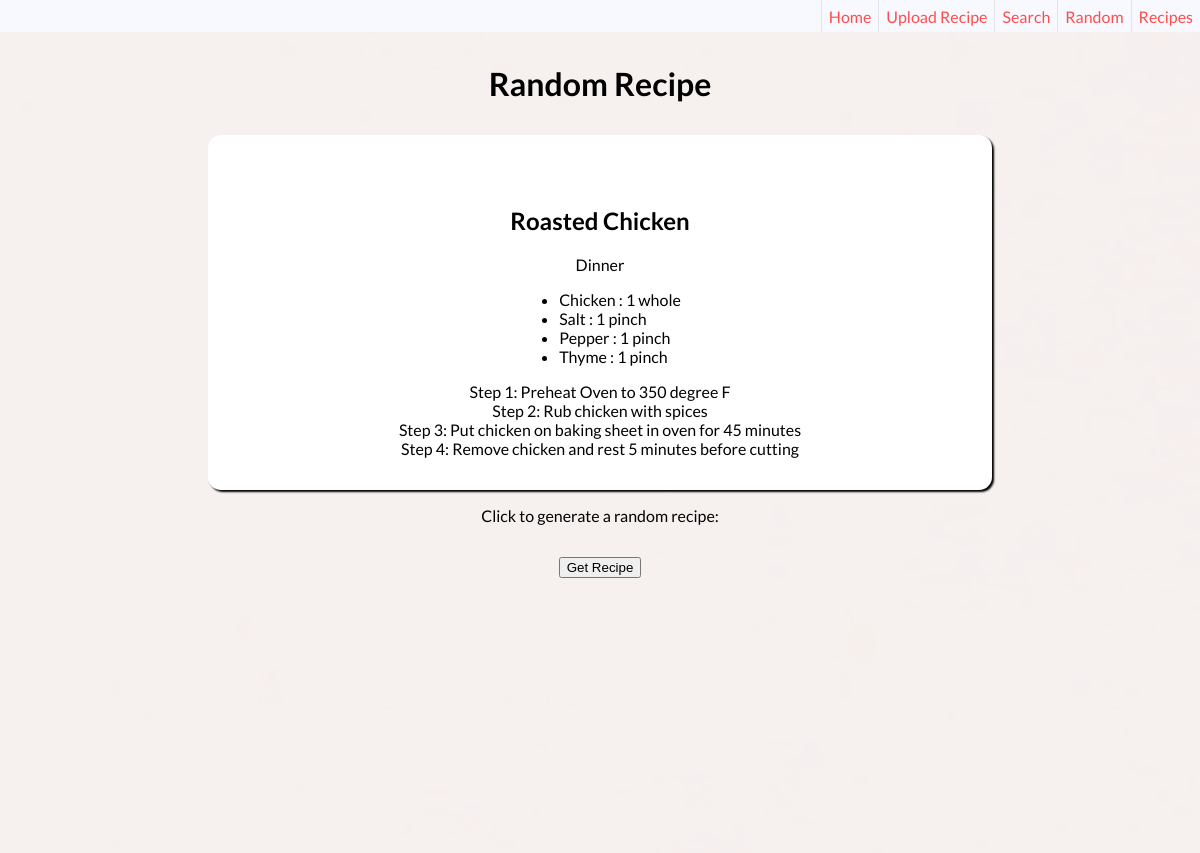
Page /random_recipe/ on the committed database.
### tables this page shows
CREATE TABLE recipes (
    id INTEGER PRIMARY KEY AUTOINCREMENT,
    title TEXT NOT NULL,
    img TEXT,
    type INTEGER NOT NULL,
    instructions TEXT NOT NULL
);

CREATE TABLE ingredients (
    id INTEGER PRIMARY KEY AUTOINCREMENT,
    recipe_id INTEGER NOT NULL,
    description TEXT NOT NULL,
    quantity INTEGER NOT NULL,
    unit TEXT NOT NULL,
    FOREIGN KEY (recipe_id) REFERENCES recipes (id)
);

### app.py (the view, shortened to what this page needs)
@app.route('/random_recipe/', methods=('GET', 'POST'))
def random_recipe():
    conn = get_db_conn()
    recipes = conn.execute('SELECT * FROM recipes ORDER BY RANDOM() LIMIT 1').fetchall()
    ingredients = conn.execute('SELECT * FROM ingredients i WHERE i.recipe_id = ?', (recipes[0][0],)).fetchall()
    conn.close()
    return render_template('random_recipe.html', recipes=recipes, ingredients=ingredients)

### app.py (called while the page is built)
def get_db_conn():
    conn = sqlite3.connect('database.db')
    conn.row_factory = sqlite3.Row
    return conn

### templates/random_recipe.html (shortened to what this page needs)
{% extends 'base.html' %}
{% block content %}
<div class="random-background">
<div class="random-title">
  <h1>Random Recipe</h1>
</div>
<div class="random-container">
{% for recipe in recipes %}
<div class="recipe">
    <h2>{{recipe['title']}}</h2>
    {% if recipe['type'] == 0 %}
    <p>Breakfast</p>
    {% elif recipe['type'] == 1%}
    <p>Lunch</p>
    {% elif recipe['type'] == 2%}
    <p>Dinner</p>
    {% else %}
    <p>Misc.</p>
    {% endif %}
    <ul>
      {% for item in ingredients %}
      <li>
          <span>{{item['description']}}</span>
          <span>:</span>
          <span>{{item['quantity']}}</span>
          <span>{{item['unit']}}</span>
      </li>
      {% endfor %}
  </ul>
  {% set words = recipe['instructions'].split('.') %}
    {% for word in words %}
    <p>{{word}} </p>
    {% endfor %}
  </div>
  {% endfor %}
</div>
<div class="random-form">
    <form action="" method="POST">
        <label for="random">Click to generate a random recipe:</label>
      <div id="random-submit">
        <button>Get Recipe</button>
      </div>
    </form>
  </div>
</div>
{% endblock %}

### static/style.css (style rules this page uses)
body { width: 100%; font-family: 'Lato', sans-serif; margin: 0; background-color: whitesmoke; overflow-y: visible; overflow-x: hidden; }
.random-background { min-height: 150%; min-width: 100%; }
.random-background::before { content: ""; display: initial; position: absolute; min-height: 150%; width: 100%; background: url("./assets/towfiqu-barbhuiya-oZuBNC-6E2s-unsplash.jpg"); background-size: cover; background-position: center; background-repeat: repeat-y; opacity: .15; z-index: -1; }
.random-title { padding-top: 2rem; margin-bottom: -4rem; display: flex; justify-content: center; }
.random-title h1 { margin: 0; }
.random-form { height: 40vh; width: 100vw; margin-top: 1rem; display: flex; flex-direction: column; align-content: space-around; align-items: center; justify-items: center; }
.random-container { margin-top: 1rem; display: flex; flex-direction: column; align-items: center; align-content: start; justify-content: start; margin-bottom: 1rem; }
.random-form div { margin-top: 2rem; }
#random-submit { display: flex; justify-content: center; align-content: center; }
.recipe { width: 60vw; max-width: 50rem; display: flex; flex-direction: column; align-items: center; align-content: center; justify-content: center; margin-top: 5rem; padding: 2rem; background-color: white; box-shadow: 2px 2px 2px black; border-radius: 13px; }
.recipe p { max-width: 70%; padding: 0px 0rem 0rem 0rem; margin: 0 }

### rows in the picture
recipes: title "Roasted Chicken", type "Dinner", words "Step 1: Preheat Oven to 350 degree F" "Step 2: Rub chicken with spices" "Step 3: Put chicken on baking sheet in oven for 45 minutes" "Step 4: Remove chicken and rest 5 minutes before cutting"
ingredients: description "Chicken", quantity "1", unit "whole"
ingredients: description "Salt", quantity "1", unit "pinch"
ingredients: description "Pepper", quantity "1", unit "pinch"
ingredients: description "Thyme", quantity "1", unit "pinch"
